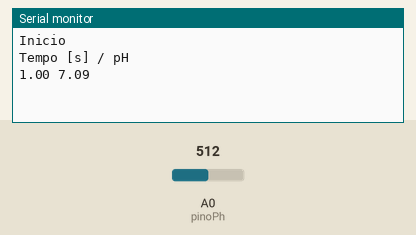
Recording of a sketch running on a simulated Arduino Uno, built with avr-gcc and run on an emulated ATmega328P. On the bench: the last lines printed to the serial monitor. The test bench sets the inputs (shaded band); at power-on: A0 (pinoPh) = 512.

Above: at 1.2 s.
1.3 s: A0 (pinoPh) set to 716
At 2.5 s:
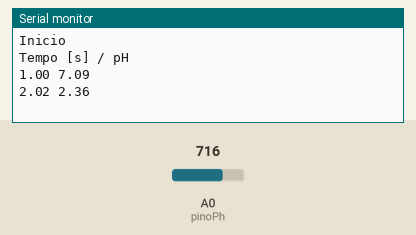
2.8 s: A0 (pinoPh) set to 900
At 3.9 s:
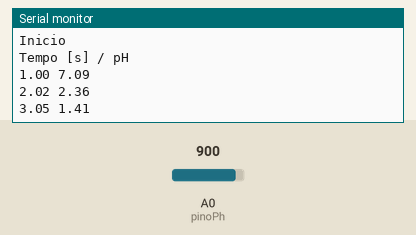
Timing chart, 0 to 5.8 s (numbered marks = the images above; inputs shaded):
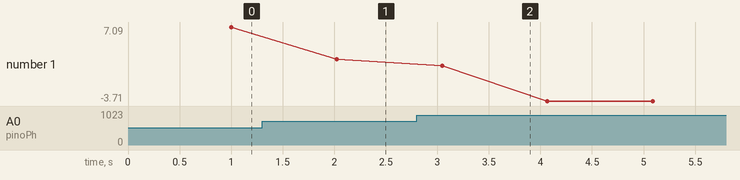

The sketch:

Controle_pH.ino
```cpp
// Define pino de entrada do sinal de pH

const int pinoPh = A0;

float tempo;

// Variáveis

unsigned long int avgValuepH;

// Somatório dos 6 valores de tensão lidos para o sensor de pH

int buf[10],temp; // buf = vetor onde são guardados os 10 valores de tensão para uma medida

// de pH, temp = variável usada para excluir 2 maiores e 2 menores valores

// detensão lidos no sensor //de pH

// Iniciando a comunicação serial.

void setup()

{ Serial.begin(9600);

Serial.println ("Inicio");

Serial.println("Tempo [s] / pH");}

// Laço contínuo

//////////////// Leitura de pH///////////////////

// Lendo 10 valores de pH com uma distância de tempo de 10 ms

void loop()

{ for(int i=0;i<10;i++)

{ buf[i]=analogRead(pinoPh);

delay(100); }

// Excluindo os 2 maiores e 2 menores valores de tensão lidos no sensor de pH

for(int i=0;i<9;i++)

{ for(int j=i+1;j<10;j++)

{ if(buf[i]>buf[j])

{ temp=buf[i];

buf[i]=buf[j];

buf[j]=temp; } } }

// Somando os 6 valores de tensão restantes da leitura de pH

avgValuepH=0;

for(int i=2;i<8;i++)

avgValuepH+=buf[i];

// Converte o valor numérico para valor de tensão V (dividido por 6 pois foram somados 6 valores); Tabela de conversão 0 V = 0 numérico; 5V = 1023

float pHVol=(float)avgValuepH*5.0/1024/6;

// Converte o valor de tensão [V] para pH

float phValue = -5.70 * pHVol + 21.34;

// Mostrando na serial

///////////// leitura de tempo ////////////////////

// Lendo tempo desde o início da medida em ms

tempo = millis();

// convertendo ms para segundos

tempo = tempo/1000;

//mostrando o valor de tempo na serial

Serial.print (tempo);

Serial.print (" ");

//mostrando o valor de pH na serial

Serial.println (phValue);

// Tempo em ms para a próxima leitura

int tempo_para_proxima_leitura = 20; // [valor em ms]

delay(tempo_para_proxima_leitura);
}
```

Measured:
- after the input at 1.3 s, the serial monitor: prints a new line after 0.72 s (image 1)
- plotted number 1: 7.09 → 2.36 after the input at 1.3 s, 2.36 → -3.71 after the input at 2.8 s
